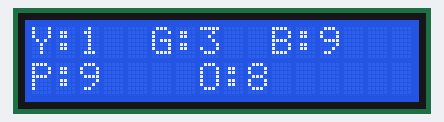
This sketch was run on a simulated Arduino Uno, built with avr-gcc and run on an emulated ATmega328P. Shown: 16×2 character LCD.

Above: at 0.1 s.

The sketch:

Project_MAK.ino
```cpp
#include <LiquidCrystal_I2C.h>

LiquidCrystal_I2C lcd(0x27,16,2);

void setup() {
  Serial.begin(9600);
  lcd.begin();


}

void loop() {
 lcd.setCursor(0,0);
 lcd.print("Y:1  G:3  B:9");
 lcd.setCursor(0,1);
 lcd.print("P:9    O:8");
  delay(1000);
  lcd.clear();
}
```
